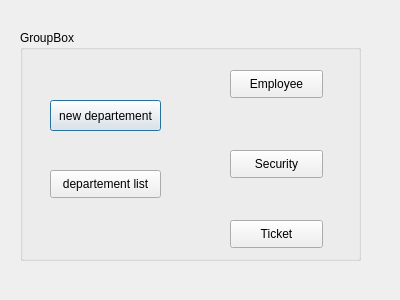
<?xml version="1.0" encoding="UTF-8"?>
<ui version="4.0">
 <class>departement</class>
 <widget class="QDialog" name="departement">
  <property name="geometry">
   <rect>
    <x>0</x>
    <y>0</y>
    <width>400</width>
    <height>300</height>
   </rect>
  </property>
  <property name="windowTitle">
   <string>Dialog</string>
  </property>
  <widget class="QGroupBox" name="groupBox">
   <property name="geometry">
    <rect>
     <x>20</x>
     <y>30</y>
     <width>341</width>
     <height>231</height>
    </rect>
   </property>
   <property name="title">
    <string>GroupBox</string>
   </property>
   <widget class="QPushButton" name="pushButton">
    <property name="geometry">
     <rect>
      <x>30</x>
      <y>70</y>
      <width>111</width>
      <height>31</height>
     </rect>
    </property>
    <property name="text">
     <string>new departement</string>
    </property>
   </widget>
   <widget class="QPushButton" name="pushButton_2">
    <property name="geometry">
     <rect>
      <x>30</x>
      <y>140</y>
      <width>111</width>
      <height>28</height>
     </rect>
    </property>
    <property name="text">
     <string>departement list</string>
    </property>
   </widget>
   <widget class="QPushButton" name="pushButton_3">
    <property name="geometry">
     <rect>
      <x>210</x>
      <y>40</y>
      <width>93</width>
      <height>28</height>
     </rect>
    </property>
    <property name="text">
     <string>Employee</string>
    </property>
   </widget>
   <widget class="QPushButton" name="pushButton_4">
    <property name="geometry">
     <rect>
      <x>210</x>
      <y>120</y>
      <width>93</width>
      <height>28</height>
     </rect>
    </property>
    <property name="text">
     <string>Security</string>
    </property>
   </widget>
   <widget class="QPushButton" name="pushButton_5">
    <property name="geometry">
     <rect>
      <x>210</x>
      <y>190</y>
      <width>93</width>
      <height>28</height>
     </rect>
    </property>
    <property name="text">
     <string>Ticket</string>
    </property>
   </widget>
  </widget>
 </widget>
 <resources/>
 <connections/>
</ui>
